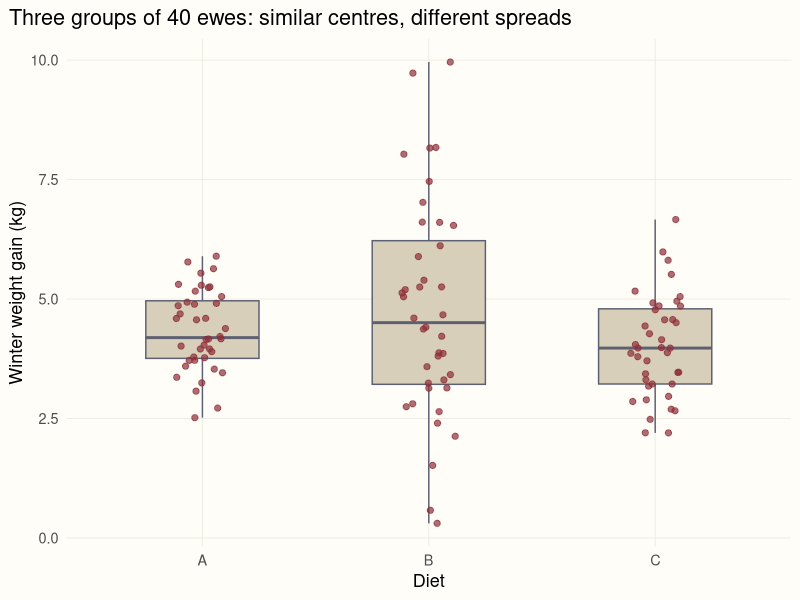
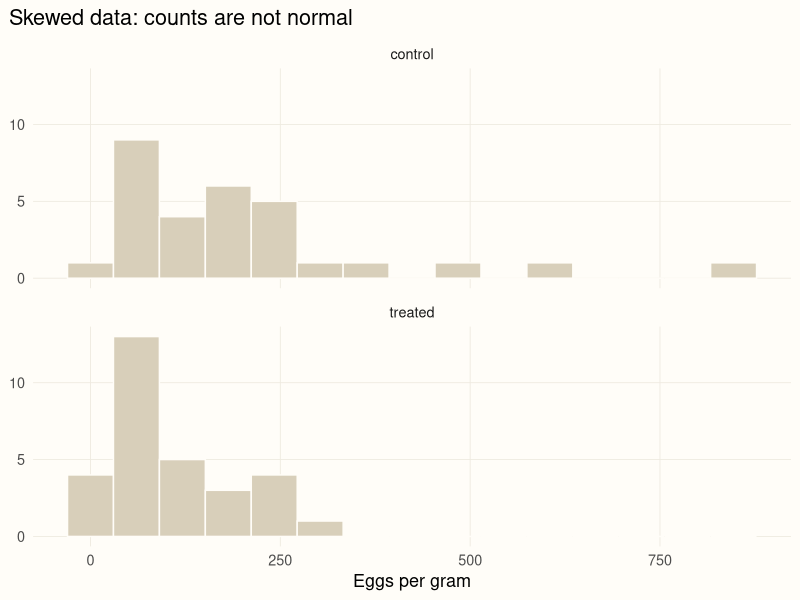

These charts were generated, in order, by the following R code:
## ---- chunk 1
library(ggplot2)

# A shared look for the figures in this series
accent <- "#8c2f39"; gold <- "#b08d4a"; ink <- "#5d6070"
theme_set(
  theme_minimal(base_size = 13) +
    theme(plot.background = element_rect(fill = "#FFFDF8", colour = NA),
          panel.grid.minor = element_blank(),
          panel.grid.major = element_line(colour = "#EEEAE0", linewidth = 0.3),
          plot.title.position = "plot")
)
## ---- chunk 2
set.seed(4)
gain <- data.frame(
  diet = rep(c("A", "B", "C"), each = 40),
  kg   = c(rnorm(40, mean = 4.0, sd = 1.0),    # A
           rnorm(40, mean = 4.8, sd = 2.5),    # B: higher mean, much more variable
           rnorm(40, mean = 4.1, sd = 1.1))    # C: like A
)
a <- gain$kg[gain$diet == "A"]
b <- gain$kg[gain$diet == "B"]
c_ <- gain$kg[gain$diet == "C"]
## ---- chunk 3
#| fig-alt: "Box plots with jittered points of weight gain for diets A, B and C. Diet B is more spread out than A and C."
ggplot(gain, aes(diet, kg)) +
  geom_boxplot(fill = "#d8cfba", colour = ink, outlier.shape = NA, width = 0.5) +
  geom_jitter(colour = accent, width = 0.12, alpha = 0.7, size = 1.8) +
  labs(x = "Diet", y = "Winter weight gain (kg)",
       title = "Three groups of 40 ewes: similar centres, different spreads")
## ---- chunk 4
var.test(a, b)   # A vs B
var.test(a, c_)  # A vs C
## ---- chunk 5
t.test(a, c_, var.equal = TRUE)   # Student
t.test(a, c_)                      # Welch
## ---- chunk 6
t.test(a, b)
## ---- chunk 7
set.seed(8)
before <- rnorm(25, mean = 55, sd = 5)
after  <- before + rnorm(25, mean = 1, sd = 1.2)   # modest, consistent gain

t.test(after, before, paired = TRUE)$p.value      # exploits the pairing
t.test(after, before)$p.value                      # ignores it
## ---- chunk 8
#| fig-alt: "Histograms of egg counts for two treatments; both are strongly right-skewed, the treated group shifted lower."
set.seed(21)
eggs <- data.frame(
  treatment = rep(c("control", "treated"), each = 30),
  count     = c(rlnorm(30, meanlog = 5.0, sdlog = 0.8),
                rlnorm(30, meanlog = 4.1, sdlog = 0.8))
)

ggplot(eggs, aes(count)) +
  geom_histogram(bins = 15, fill = "#d8cfba", colour = "#FFFDF8") +
  facet_wrap(~ treatment, ncol = 1) +
  labs(x = "Eggs per gram", y = NULL, title = "Skewed data: counts are not normal")

shapiro.test(eggs$count[eggs$treatment == "control"])$p.value
wilcox.test(count ~ treatment, data = eggs)
